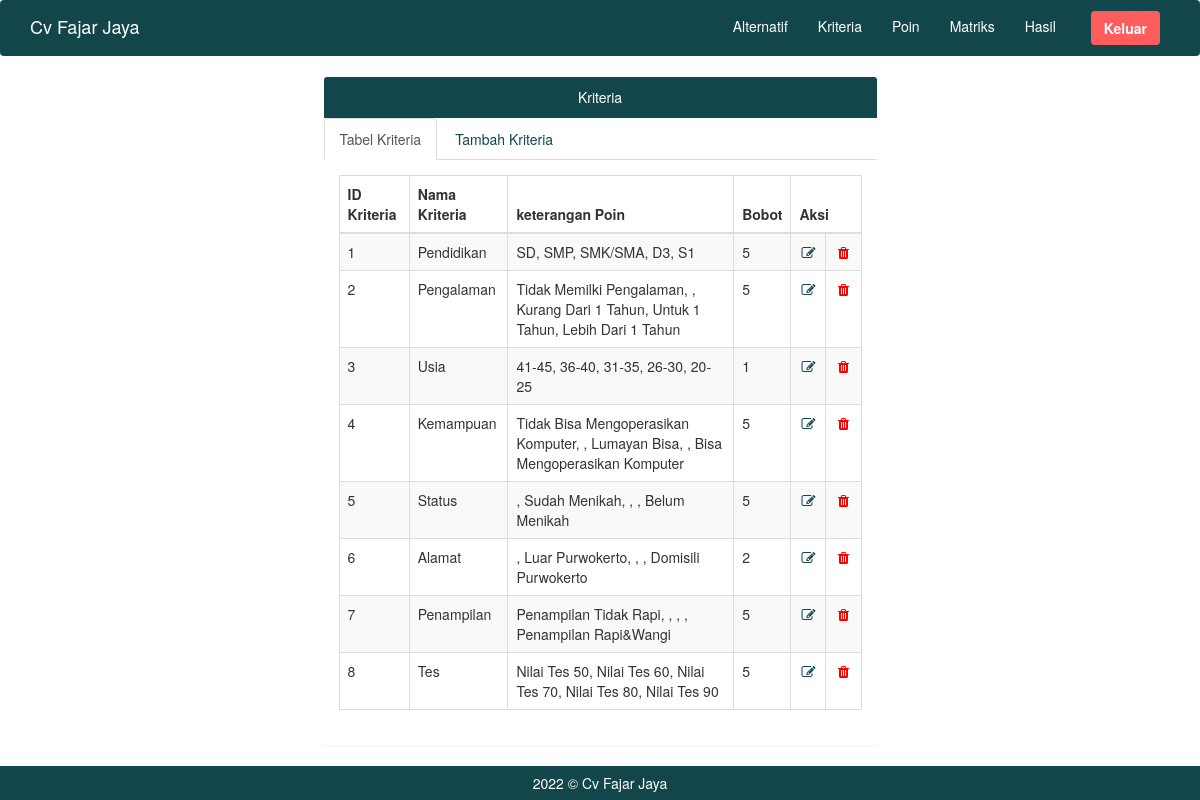
Page /kriteria.php on the committed database.
### tables this page shows
CREATE TABLE `tab_kriteria` (
  `id_kriteria` varchar(10) NOT NULL,
  `nama_kriteria` varchar(50) NOT NULL,
  `keterangan` text NOT NULL,
  `bobot` float NOT NULL
);

### kriteria.php (the view, shortened to what this page needs)
<?php
include ("koneksi.php");
 ?>
<!DOCTYPE html>
<html>
  <head>
    <link href="tampilan/css/bootstrap.min.css" rel="stylesheet">
    <link href="tampilan/font-awesome/css/font-awesome.min.css" rel="stylesheet" type="text/css">
  </head>
  <body>
   <?php
    include "header.php";
    ?>
    <div class="container">
      <div class="row">
        <div class="col-lg-6 col-lg-offset-3">
            <div class="panel">
                <div class="panel-heading text-center" style="background-color: #13464b; color: white ;" >
                    Kriteria
                </div>
                <ul class="nav nav-tabs">
                    <li class="active" >
                      <a href="kriteria.php" data-toggle="tab">Tabel Kriteria</a>
                    </li>
                    <li>
                      <a style="color: #13464b;" href="kriteriatambah.php" data-toggle="tab">Tambah Kriteria</a>
                    </li>
                </ul>
                <div class="panel-body">
                    <div class="tab-content">
                      <div class="">
                        <table class="table table-striped table-bordered table-hover">
                          <thead>
                            <tr>
                              <th>ID Kriteria</th>
                              <th>Nama Kriteria</th>
                              <th>keterangan Poin</th>
                              <th>Bobot</th>
                              <th colspan="2">Aksi</th>
                            </tr>
                          </thead>
                          <tbody>
                            <?php
                            $sql = $koneksi->query('SELECT * FROM tab_kriteria');
                            while ($row = $sql->fetch_array()) {
                            ?>
                            <tr>
                              <td><?php echo $row[0] ?></td>
                              <td><?php echo $row[1] ?></td>
                              <td><?php echo $row[2] ?></td>
                              <td><?php echo $row[3] ?></td>
                              <td align="center">
                                <a href="editkriteria.php?id_kriteria=<?php echo $row['id_kriteria'] ?>"> <i class="fa fa-edit fa-fw" style="color: #13464b;"></i>
                                </td>
                              <td align="center">
                                <a href="hapuskriteria.php?id_kriteria=<?php echo $row['id_kriteria'] ?>"> <i class="fa fa-trash fa-fw" style="color: red;"></i>
                                </td>
                            </tr>
                            <?php } ?>
                          </tbody>
                        </table>
                      </div>
                    </div>
                </div>
            </div>
        </div>
      </div>
    </div>
   <?php
    include "footer.php"
    ?>
  </body>
</html>

### rows in the picture
tab_kriteria: id_kriteria "1", nama_kriteria "Pendidikan", keterangan "SD, SMP, SMK/SMA, D3, S1", bobot "5"
tab_kriteria: id_kriteria "2", nama_kriteria "Pengalaman", keterangan "Tidak Memilki Pengalaman, , Kurang Dari 1 Tahun, Untuk 1 Tahun, Lebih Dari 1 Tahun", bobot "5"
tab_kriteria: id_kriteria "3", nama_kriteria "Usia", keterangan "41-45, 36-40, 31-35, 26-30, 20-25", bobot "1"
tab_kriteria: id_kriteria "4", nama_kriteria "Kemampuan", keterangan "Tidak Bisa Mengoperasikan Komputer, , Lumayan Bisa, , Bisa Mengoperasikan Komputer", bobot "5"
tab_kriteria: id_kriteria "5", nama_kriteria "Status", keterangan ", Sudah Menikah, , , Belum Menikah", bobot "5"
tab_kriteria: id_kriteria "6", nama_kriteria "Alamat", keterangan ", Luar Purwokerto, , , Domisili Purwokerto", bobot "2"
tab_kriteria: id_kriteria "7", nama_kriteria "Penampilan", keterangan "Penampilan Tidak Rapi, , , , Penampilan Rapi&Wangi", bobot "5"
tab_kriteria: id_kriteria "8", nama_kriteria "Tes", keterangan "Nilai Tes 50, Nilai Tes 60, Nilai Tes 70, Nilai Tes 80, Nilai Tes 90", bobot "5"
